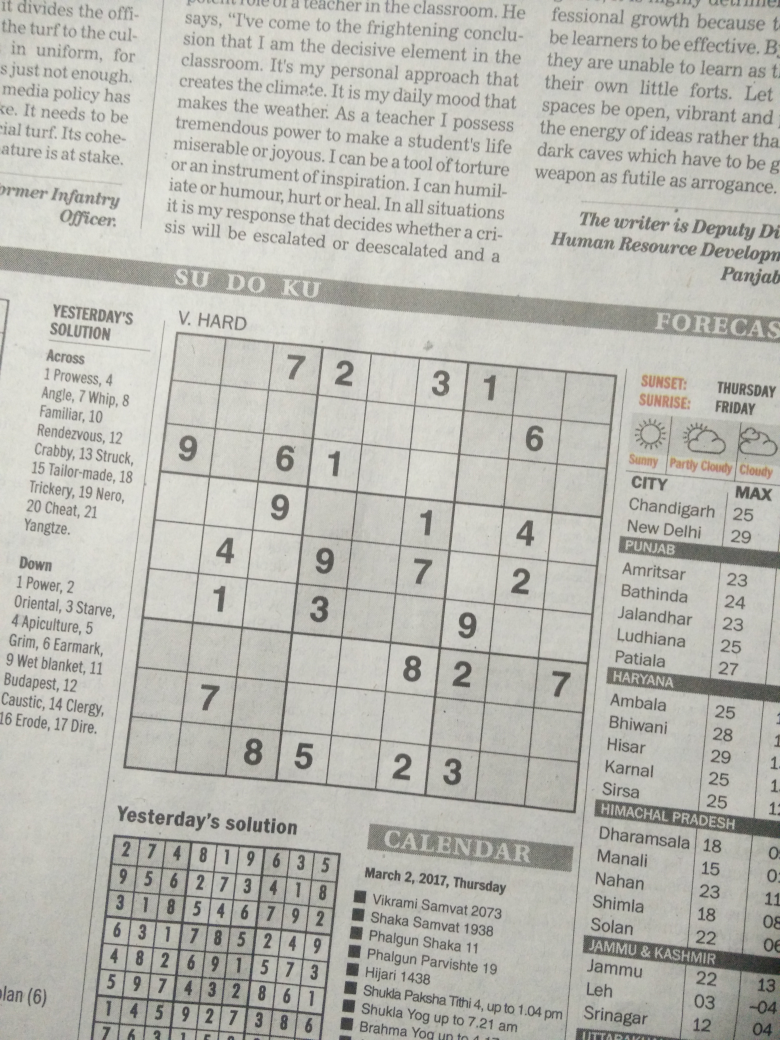
#> input picture SampleSudokus/Sudoku1.jpg, 3120 x 4160 px (shown at 1/4 size)
$ python solve_sudoku.py --img SampleSudokus/Sudoku1.jpg   (Python 2 division)   (older library calls are emulated)
#> lines starting #> are read from the running program, lines starting #| are printed output that depends on the picture; after the words box and inside, x2 and y2 are one past the last pixel; in counts of white or black regions, pixels touching at a corner belong together
### general_operations.py
import cv2
import numpy as np

# Find the largest square contour which will be the sudoku
def largest_square_contour(cnts_fn):
    for c in cnts_fn:
        peri = cv2.arcLength(c, True)
        approx = cv2.approxPolyDP(c, 0.04 * peri, True)

        if len(approx) == 4:
            Sudoku_cnts_fun = approx
            break
    return Sudoku_cnts_fun


# Function to order a list of coordinates that will be ordered
# such that the first entry in the list is the top-left,
# the second entry is the top-right,
# the third is the bottom-right, and
# the fourth is the bottom-left
def get_ordered_points(pts):
    rect = np.zeros((4, 2), dtype="float32")

    s = pts.sum(axis=1)
    rect[0] = pts[np.argmin(s)]
    rect[2] = pts[np.argmax(s)]

    diff = np.diff(pts, axis=1)
    rect[1] = pts[np.argmin(diff)]
    rect[3] = pts[np.argmax(diff)]

    return rect


# Function to get birds eye view of the image
def get_four_point_transform(image, pts):
    rect = get_ordered_points(pts)
    (tl, tr, br, bl) = rect

    # compute the width of the new image
    widthA = np.sqrt(((br[0] - bl[0]) ** 2) + ((br[1] - bl[1]) ** 2))
    widthB = np.sqrt(((tr[0] - tl[0]) ** 2) + ((tr[1] - tl[1]) ** 2))
    maxWidth = max(int(widthA), int(widthB))

    # compute the height of the new image
    heightA = np.sqrt(((tr[0] - br[0]) ** 2) + ((tr[1] - br[1]) ** 2))
    heightB = np.sqrt(((tl[0] - bl[0]) ** 2) + ((tl[1] - bl[1]) ** 2))
    maxHeight = max(int(heightA), int(heightB))

    dst = np.array([
        [0, 0],
        [maxWidth - 1, 0],
        [maxWidth - 1, maxHeight - 1],
        [0, maxHeight - 1]], dtype="float32")

    M = cv2.getPerspectiveTransform(rect, dst)
    warped_image = cv2.warpPerspective(image, M, (maxWidth, maxHeight))

    return warped_image


# Function to resize image
def img_resize(img_to_resize, h):
    ratio = h / img_to_resize.shape[0]
    dim = (int(img_to_resize.shape[1] * ratio), int(h))

    resized = cv2.resize(img_to_resize, dim, interpolation=cv2.INTER_AREA)
    return resized

### solve_sudoku.py
import sys
import argparse
from general_operations import *
from pprint import pprint


# [76 lines left out: functions test_cell, initial_try, DFS_solve, not called in this run]


# Function to analyze  each cell
def cell_analyse(img_to_analyze):
    tx = img_to_analyze.shape[1]
    ty = img_to_analyze.shape[0]

    x_unit = int(tx / 9)
    y_unit = int(ty / 9)

    y_ind = 0

    cube_array_fun = []
    cube_is_digit_fun = []

    while y_ind + 9 < ty:
        x_ind = 0;
        while x_ind + 9 < tx:

            # Remove s pixels from each direction to isolate the digit
            ry = y_ind + 5
            ryy = y_unit + y_ind - 5
            rx = x_ind + 5
            rxx = x_unit + x_ind - 5

            # Store each cell
            roi = img_to_analyze[ry:ryy, rx:rxx]
            cube_array_fun.append(roi)
            cube_is_digit_fun.append(0)

            x_ind += x_unit

        y_ind += y_unit
    return cube_array_fun, cube_is_digit_fun

# Check if cell contains a digit
# If a digit is present extract it
def get_digits_ocr(cube_array, cube_is_digit):
    samples = np.loadtxt('samples.data', np.float32)
    responses = np.loadtxt('responses.data', np.float32)
    responses = responses.reshape((responses.size, 1))

    model = cv2.ml.KNearest_create()
    model.train(samples, cv2.ml.ROW_SAMPLE, responses)

    cells_val_fun = [[0 for i in xrange(9)] for i in xrange(9)]
    for x in xrange(0, len(cube_array)):

        cube_array[x] = cv2.medianBlur(cube_array[x], 5)
        cube_array[x] = cv2.adaptiveThreshold(cube_array[x], 255, cv2.ADAPTIVE_THRESH_MEAN_C, cv2.THRESH_BINARY_INV, 13,5)

        kernel = np.ones((3, 3), np.uint8)
        cube_array[x] = cv2.morphologyEx(cube_array[x], cv2.MORPH_OPEN, kernel)

        cube_array[x] = cube_array[x][2:cube_array[x].shape[0], 2:cube_array[x].shape[1]]

        total = cv2.countNonZero(cube_array[x])
        x_val = int(x / 9)
        y_val = x % 9

        if total > 100:

            cell_im = cube_array[x].copy()
            img_cnts, cnts, _ = cv2.findContours(cell_im.copy(), cv2.RETR_EXTERNAL, cv2.CHAIN_APPROX_SIMPLE)
            cnt = sorted(cnts, key=cv2.contourArea, reverse=True)
            cnt = cnt[0]

            [xq, y, w, h] = cv2.boundingRect(cnt)

            roi = cell_im[y:y + h, xq:xq + w]
            roismall = cv2.resize(roi, (15, 15))
            roismall = roismall.reshape((1, 225))
            roismall = np.float32(roismall)
            retval, results, neigh_resp, dists = model.findNearest(roismall, k=3)
            text = str(int((results[0][0])))

            cube_is_digit[x] = 1

            cells_val_fun[x_val][y_val] = int(text)

        else:
            cells_val_fun[x_val][y_val] = 0

    return cells_val_fun


# [22 lines left out: function get_solved_image, not called in this run]


# Get the input image
ap = argparse.ArgumentParser()
ap.add_argument("-i", "--img", required=True, help="path to the input image")
args = vars(ap.parse_args())

img = cv2.imread(args["img"])
#> img is the input picture: shape (4160, 3120, 3); mean B, G, R 177.7, 184.7, 185.2

if (img is None):
    print "Image not found"
    sys.exit()


# Resize the image
img = img_resize(img, 900.0)
#> in img_resize, `resized = cv2.resize(img_to_resize, dim, interpolation=cv2.INTER_AREA)`:
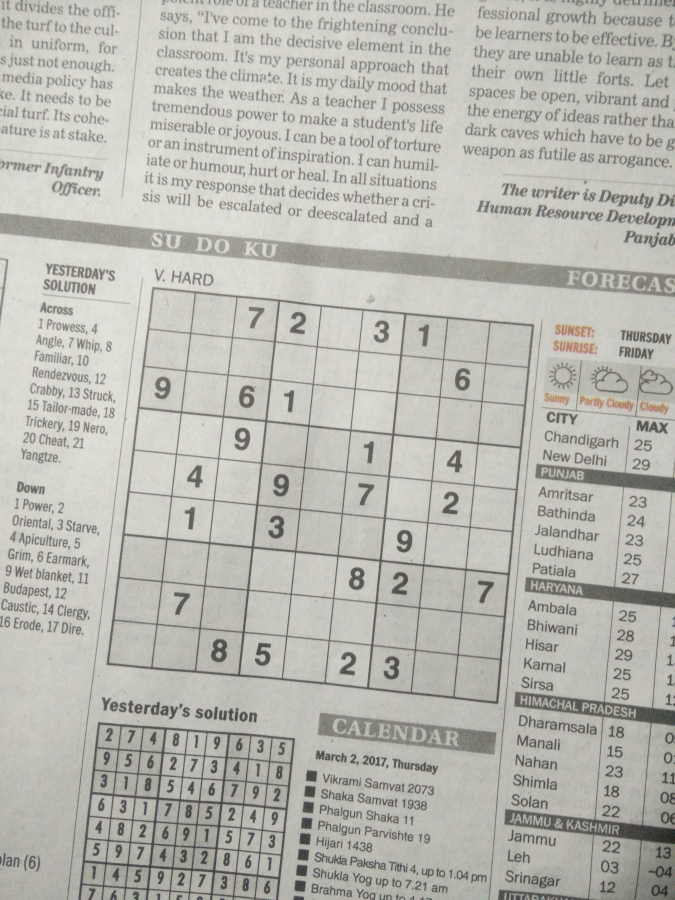
#> resized: shape (900, 675, 3); mean B, G, R 177.7, 184.7, 185.2
orig_image = img.copy()

gray = cv2.cvtColor(img, cv2.COLOR_BGR2GRAY)
blurred = cv2.GaussianBlur(gray, (5, 5), 0)
thresholding = cv2.Canny(blurred, 75, 200)
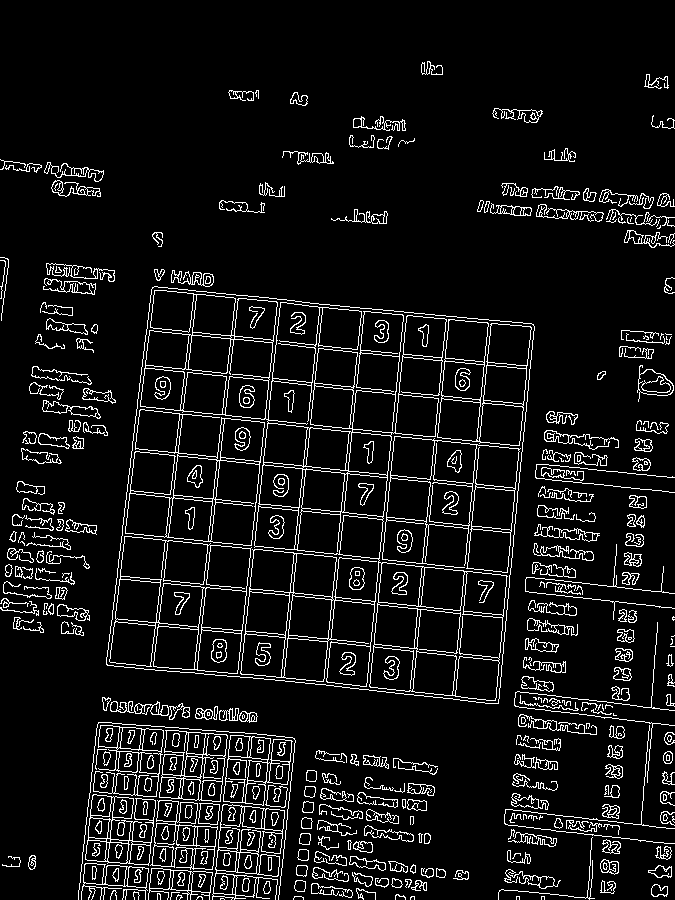
#> thresholding: shape (900, 675); 7.9% white in thin lines or dots

kernel = np.ones((3,3),np.uint8)
thresholding = cv2.dilate(thresholding, kernel, iterations=1)
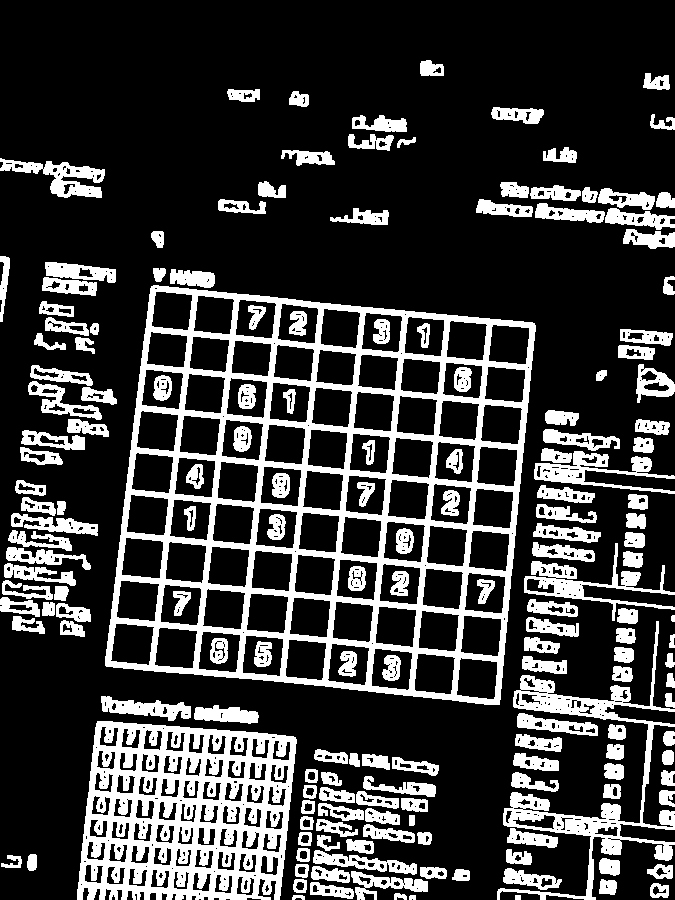
#> thresholding: shape (900, 675); 23.6% white; 175 white regions

cv2.imshow("Thresholding", thresholding)
# cv2.waitKey(0)

img_cnts, cnts, _ = cv2.findContours(thresholding.copy(), cv2.RETR_EXTERNAL, cv2.CHAIN_APPROX_SIMPLE)
#> cnts = 149 contours, 1 with area under 20; largest, box (x1, y1, x2, y2) and area: (105, 285, 536, 705) 149598, (77, 721, 297, 900) 33895, (497, 621, 675, 900) 7588, (524, 543, 675, 621) 2362, (534, 451, 675, 494) 1894

if not len(cnts) > 0:
    print "Contours not found"
    sys.exit()

# Sort contours according to their area
cnts = sorted(cnts, key=cv2.contourArea, reverse=True)
Sudoku_cnts = None

Sudoku_cnts = largest_square_contour(cnts)
#> the loop in largest_square_contour, `for c in cnts_fn:` made 1 pass
#> (peri, Sudoku_cnts_fun) on pass 1: (1603.7, [[151, 286], [105, 665], [499, 704], [534, 323]])
#> Sudoku_cnts = [[151, 286], [105, 665], [499, 704], [534, 323]]

# Do a Warp perspective on the sudoku image
orig_image = get_four_point_transform(orig_image, Sudoku_cnts.reshape(4, 2))
#> in get_ordered_points, `s = pts.sum(axis=1)`: s = [437, 770, 1203, 857]
#> in get_ordered_points, `diff = np.diff(pts, axis=1)`: diff = [135, 560, 205, -211]
#> in get_four_point_transform, `rect = get_ordered_points(pts)`: rect = [[151, 286], [534, 323], [499, 704], [105, 665]]
#> in get_four_point_transform, `(tl, tr, br, bl) = rect`: tl = [151, 286]; tr = [534, 323]; br = [499, 704]; bl = [105, 665]
#> in get_four_point_transform, `widthA = np.sqrt(((br[0] - bl[0]) ** 2) + ((br[1] - bl[1]) ** 2))`: widthA = 395.9
#> in get_four_point_transform, `widthB = np.sqrt(((tr[0] - tl[0]) ** 2) + ((tr[1] - tl[1]) ** 2))`: widthB = 384.8
#> in get_four_point_transform, `maxWidth = max(int(widthA), int(widthB))`: maxWidth = 395
#> in get_four_point_transform, `heightA = np.sqrt(((tr[0] - br[0]) ** 2) + ((tr[1] - br[1]) ** 2))`: heightA = 382.6
#> in get_four_point_transform, `heightB = np.sqrt(((tl[0] - bl[0]) ** 2) + ((tl[1] - bl[1]) ** 2))`: heightB = 381.8
#> in get_four_point_transform, `maxHeight = max(int(heightA), int(heightB))`: maxHeight = 382
#> in get_four_point_transform, `dst = np.array([ [0, 0], [maxWidth - 1, 0], [maxWidth - 1, maxHeight -..`: dst = [[0, 0], [394, 0], [394, 381], [0, 381]]
#> in get_four_point_transform, `M = cv2.getPerspectiveTransform(rect, dst)`: M = [[1.04, 0.126, -193.5], [-0.101, 1.04, -283.6], [-1.19e-06, 7.79e-05, 1]]
#> in get_four_point_transform, `warped_image = cv2.warpPerspective(image, M, (maxWidth, maxHeight))`:
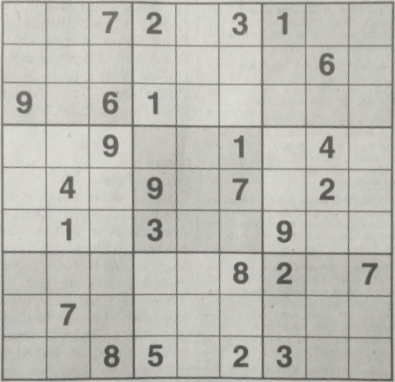
#> warped_image: shape (382, 395, 3); mean B, G, R 181.3, 188.2, 188.8
gray_image = get_four_point_transform(gray, Sudoku_cnts.reshape(4, 2))

cv2.imshow("Warp perspective", gray_image)
#cv2.waitKey(0)

# Resize the image
orig_image = img_resize(orig_image, 450.0)
gray_image = img_resize(gray_image, 450.0)
#> call 3 of img_resize, with h = 450
#> in img_resize (call 3), `resized = cv2.resize(img_to_resize, dim, interpolation=cv2.INTER_AREA)`:
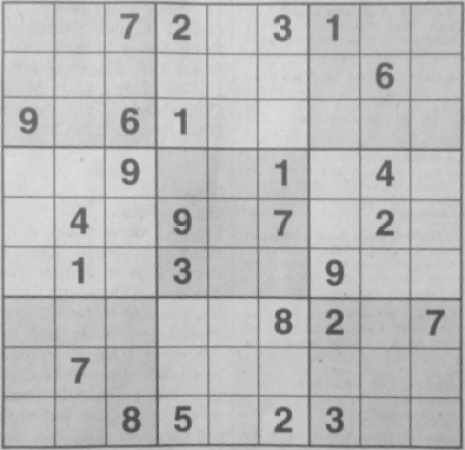
#> resized: shape (450, 465); min 74, max 223, mean 187.5

sudoku_img = gray_image.copy()

cube_array, cube_is_digit = cell_analyse(sudoku_img)
#> after the loop in cell_analyse, `while y_ind + 9 < ty:`: cube_array_fun = 81 items; cube_is_digit_fun = 81 values from 0 to 0; y_ind = 450
#> cube_array = 81 items; cube_is_digit = 81 values from 0 to 0

#> (the run stopped early here; a loop or call above may not have finished)
